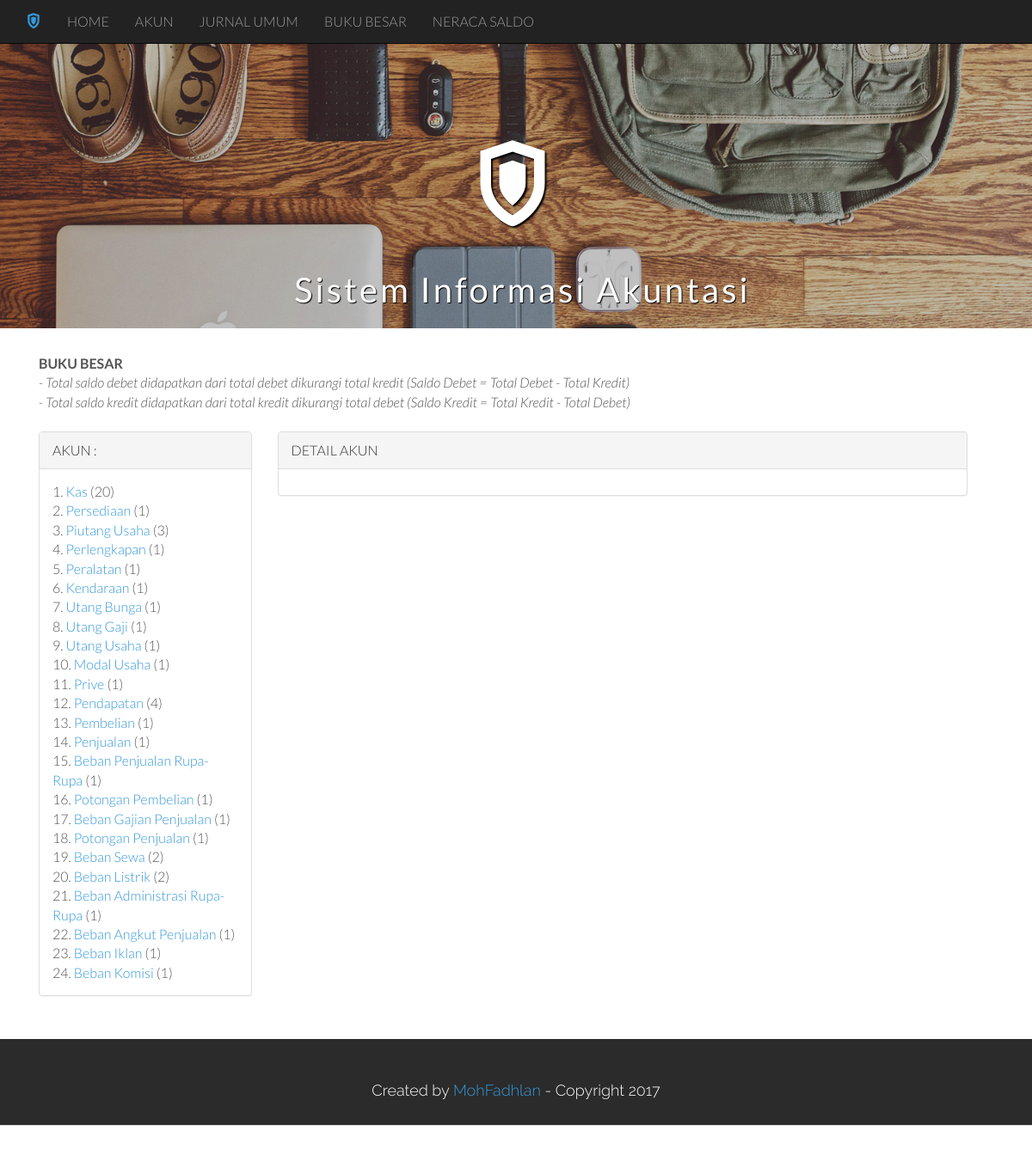
The page /?page=buku_besar on the database its author committed.
### tables this page shows
CREATE TABLE `tb_jurnal` (
  `id` int(11) NOT NULL,
  `tgl` varchar(30) NOT NULL,
  `id_akun` varchar(10) NOT NULL,
  `ket` varchar(50) NOT NULL,
  `ref` varchar(50) NOT NULL,
  `nominal` int(10) NOT NULL,
  `tipe` varchar(2) NOT NULL
);

CREATE TABLE `tb_akun` (
  `id` int(11) NOT NULL,
  `nama_akun` varchar(50) NOT NULL,
  `kategori` varchar(2) NOT NULL,
  `kode` varchar(5) NOT NULL
);

### lib/view/buku_besar.php (the view, shortened to what this page needs)
<b>BUKU BESAR</b><br>
<i>- Total saldo debet didapatkan dari total debet dikurangi total kredit (Saldo Debet = Total Debet - Total Kredit)</i><br>
<i>- Total saldo kredit didapatkan dari total kredit dikurangi total debet (Saldo Kredit = Total Kredit - Total Debet)</i><br><br>
<div class="row">
	<div class="col-md-3">
        <div class="panel panel-default">
        <div class="panel-heading">
		AKUN :
		</div>
		<div class="panel-body">
					<?php
				$data=mysql_query("SELECT *,count(tb_jurnal.id_akun) 'jumlah_akun', tb_akun.id 'idakun' from tb_jurnal, tb_akun where tb_jurnal.id_akun=tb_akun.id group by tb_jurnal.id_akun");
				$no=1;
				while($v=mysql_fetch_array($data)){
				echo "$no. <a href='#' id='id_akun' onclick='detail_akun($v[idakun])'>$v[nama_akun] </a>($v[jumlah_akun])<br>";
				$no++;
				}
			?>
		</div>
	</div>
	</div>
	<div class="col-md-9">
		<div class="panel panel-default">
        <div class="panel-heading">
        DETAIL AKUN
        </div>
		<div class="panel-body" id="detail_akun"></div>
	</div>
</div>
</div>

### assets/css/main.css (style rules this page uses)
html, button, input, select, textarea { color: #222; }
body { font-size: 1em; line-height: 1.4; }
html, body { height: 100%; }
body { font-family: "Lato"; font-weight: 300; font-size: 16px; color: #555; -webkit-font-smoothing: antialiased; -webkit-overflow-scrolling: touch; }
.row { margin-right: 0px; margin-left: -15px; }
a { color: #3498db; word-wrap: break-word; -webkit-transition: color 0.1s ease-in, background 0.1s ease-in; -moz-transition: color 0.1s ease-in, background 0.1s ease-in; -ms-transition: color 0.1s ease-in, background 0.1s ease-in; -o-transition: color 0.1s ease-in, background 0.1s ease-in; transition: color 0.1s ease-in, background 0.1s ease-in; }
a:before, a:after { -webkit-transition: color 0.1s ease-in, background 0.1s ease-in; -moz-transition: color 0.1s ease-in, background 0.1s ease-in; -ms-transition: color 0.1s ease-in, background 0.1s ease-in; -o-transition: color 0.1s ease-in, background 0.1s ease-in; transition: color 0.1s ease-in, background 0.1s ease-in; }

### rows shown on the page
tb_jurnal: id_akun.nama_akun "Kas", v "20"
tb_jurnal: id_akun.nama_akun "Persediaan", v "1"
tb_jurnal: id_akun.nama_akun "Piutang Usaha", v "3"
tb_jurnal: id_akun.nama_akun "Perlengkapan", v "1"
tb_jurnal: id_akun.nama_akun "Peralatan", v "1"
tb_jurnal: id_akun.nama_akun "Kendaraan", v "1"
tb_jurnal: id_akun.nama_akun "Utang Bunga", v "1"
tb_jurnal: id_akun.nama_akun "Utang Gaji", v "1"
tb_jurnal: id_akun.nama_akun "Utang Usaha", v "1"
tb_jurnal: id_akun.nama_akun "Modal Usaha", v "1"
tb_jurnal: id_akun.nama_akun "Prive", v "1"
tb_jurnal: id_akun.nama_akun "Pendapatan", v "4"
tb_jurnal: id_akun.nama_akun "Pembelian", v "1"
tb_jurnal: id_akun.nama_akun "Penjualan", v "1"
tb_jurnal: id_akun.nama_akun "Beban Penjualan Rupa-Rupa", v "1"
tb_jurnal: id_akun.nama_akun "Potongan Pembelian", v "1"
tb_jurnal: id_akun.nama_akun "Beban Gajian Penjualan", v "1"
tb_jurnal: id_akun.nama_akun "Potongan Penjualan", v "1"
tb_jurnal: id_akun.nama_akun "Beban Sewa", v "2"
tb_jurnal: id_akun.nama_akun "Beban Listrik", v "2"
tb_jurnal: id_akun.nama_akun "Beban Administrasi Rupa-Rupa", v "1"
tb_jurnal: id_akun.nama_akun "Beban Angkut Penjualan", v "1"
tb_jurnal: id_akun.nama_akun "Beban Iklan", v "1"
tb_jurnal: id_akun.nama_akun "Beban Komisi", v "1"
